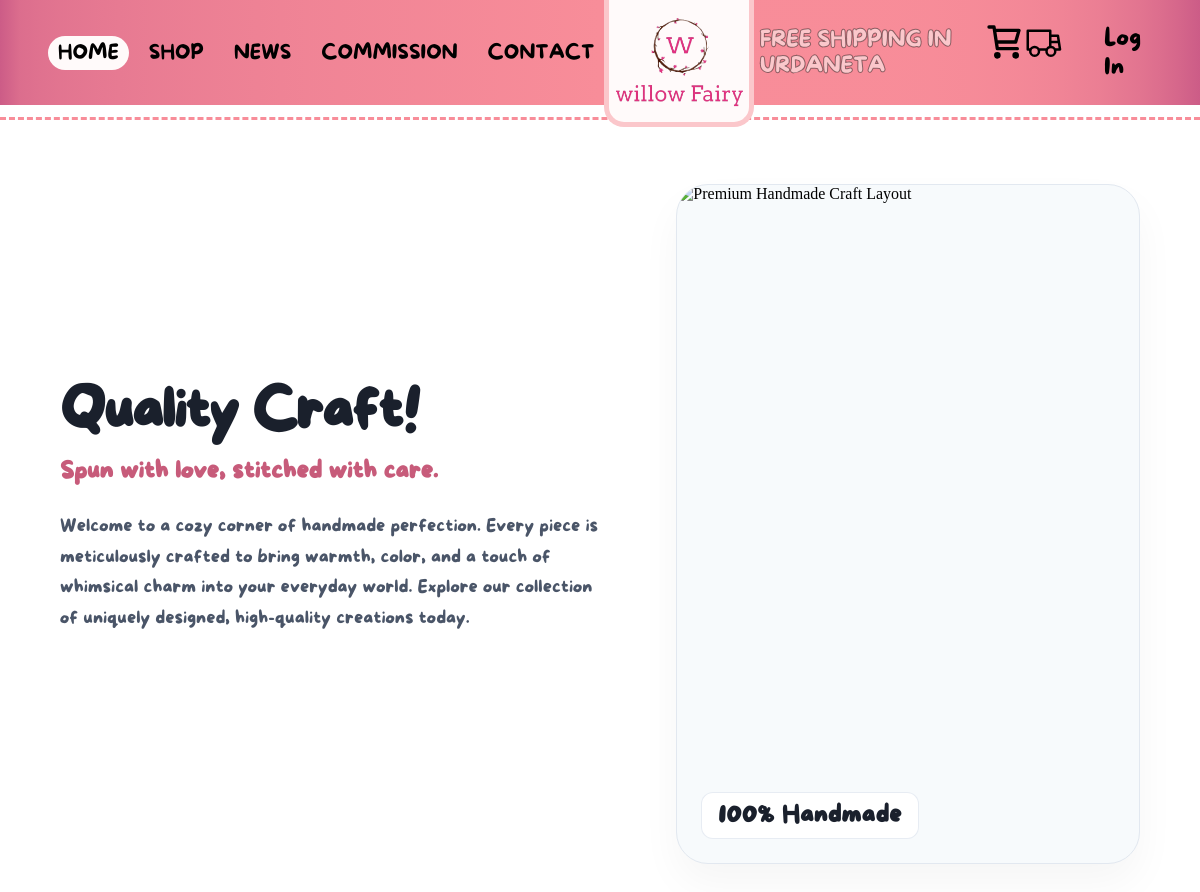
The app's page /, older data.
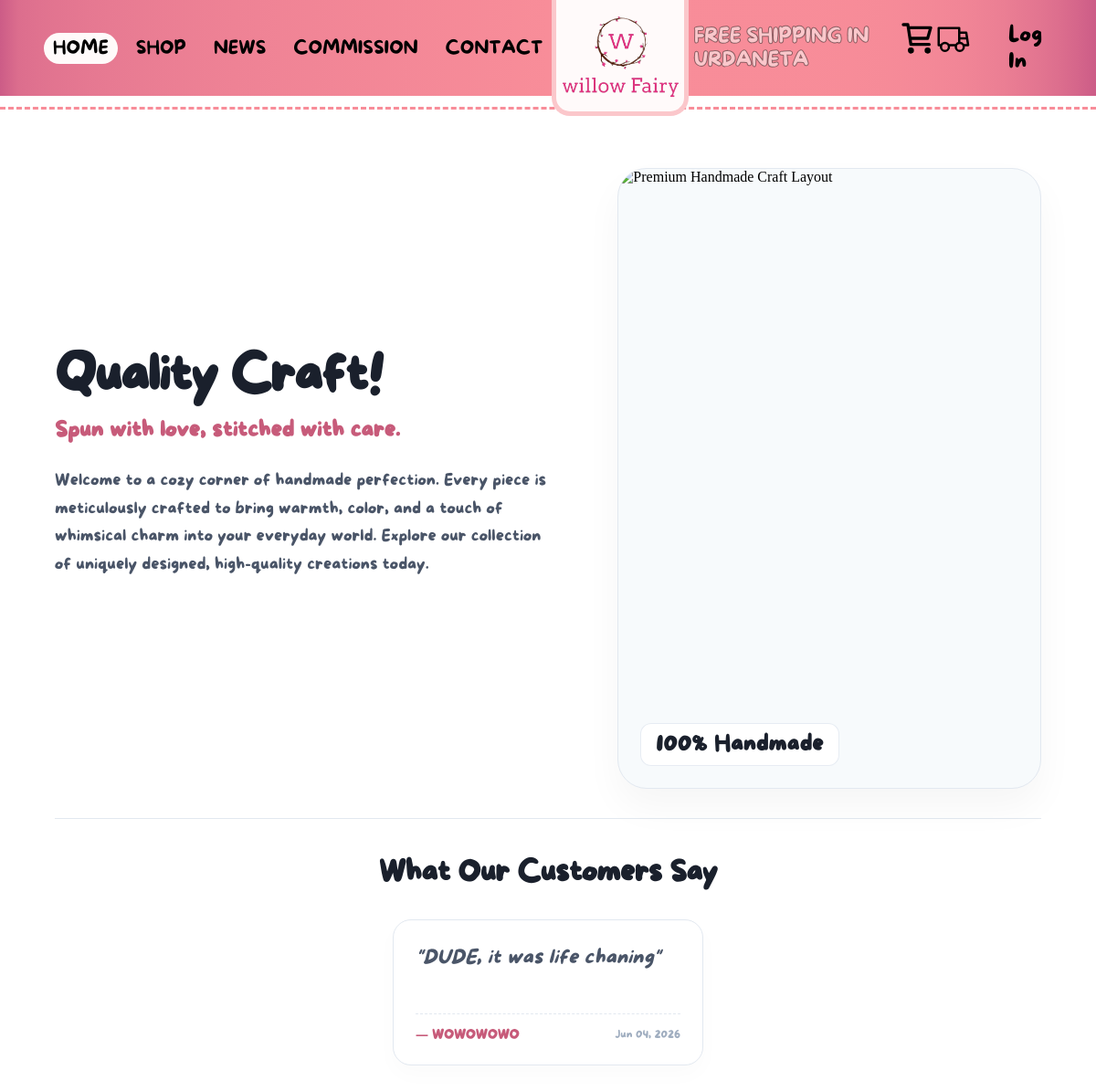
The same page, newer data.
### dashboard/models.py (models this page shows, shortened)
class Review(models.Model):
    id = models.AutoField(primary_key=True)
    customer = models.ForeignKey(Customer, on_delete=models.CASCADE, related_name='reviews')
    order = models.ForeignKey('Order', on_delete=models.CASCADE, related_name='order_reviews', null=True, blank=True)
    content = models.TextField(max_length=1000)
    date_created = models.DateTimeField(auto_now_add=True)
    class Meta:
        ordering = ['-date_created']

class Customer(models.Model):
    user = models.OneToOneField(User, on_delete=models.CASCADE, null=True)
    date_created = models.DateTimeField(auto_now_add=True)
    name = models.CharField(max_length=100)
    email = models.EmailField(default='placeholder@example.com')
    phone_number = models.CharField(max_length=20, default="09876543210")

### main/views.py (the view)
# urls.py: path('', views.index, name='index'),
def index(request):
    random_reviews = Review.objects.all().order_by('?')[:3]
    context = {
        'random_reviews': random_reviews,
    }
    return render(request, 'main/index.html', context)

### main/templates/main/index.html (shortened to what this page needs)
{% extends 'main/base_main.html' %}
{% block content %}
    <div class="home-margin">
        <div class="home-left-box">
            <h1 class="home-title">Quality Craft!</h1>
            <h3 class="home-sub-title">Spun with love, stitched with care.</h3>
            <p class="home-description">
                Welcome to a cozy corner of handmade perfection. Every piece is meticulously crafted to bring warmth, color, and a touch of whimsical charm into your everyday world. Explore our collection of uniquely designed, high-quality creations today.
            </p>
        </div>
        <div class="home-right-box">
            <div class="home-image-card">
                <img src="/static/images/landing-home.png" alt="Premium Handmade Craft Layout" class="home-hero-image">
                <div class="home-image-decorative-badge">100% Handmade</div>
            </div>
        </div>
    </div>
    {% if random_reviews %}
    <div class="home-reviews-section">
        <h2 class="reviews-section-title">What Our Customers Say</h2>
        <div class="reviews-grid-layout">
            {% for review in random_reviews %}
            <div class="homepage-review-card">
                <p class="review-card-text">"{{ review.content }}"</p>
                <div class="review-card-footer">
                    <span class="review-card-author">— {{ review.customer.name }}</span>
                    <span class="review-card-date">{{ review.date_created|date:"M d, Y" }}</span>
                </div>
            </div>
            {% endfor %}
        </div>
    </div>
    {% endif %}
{% endblock %}

Row changes from the older to the newer data that the page shows:
added Review: content "DUDE, it was life chaning", customer.name "WOWOWOWO", date_created "Jun 04, 2026"
Text that changed along with them:
text now shown: "What Our Customers Say"
